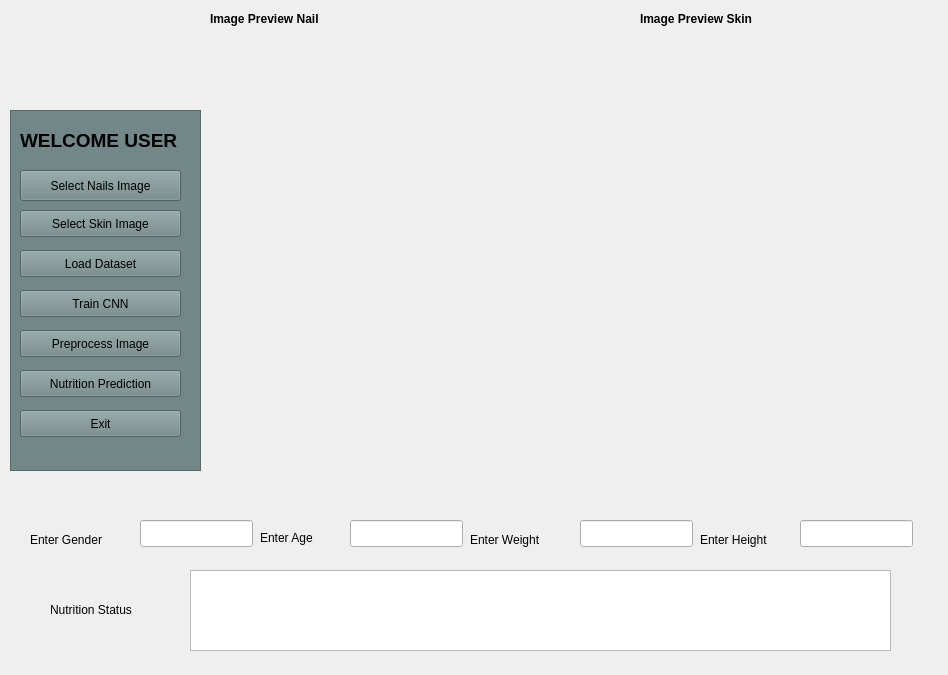
<?xml version="1.0" encoding="UTF-8"?>
<ui version="4.0">
 <class>Home</class>
 <widget class="QMainWindow" name="Home">
  <property name="geometry">
   <rect>
    <x>0</x>
    <y>0</y>
    <width>948</width>
    <height>675</height>
   </rect>
  </property>
  <property name="windowTitle">
   <string>MainWindow</string>
  </property>
  <widget class="QWidget" name="centralwidget">
   <widget class="QFrame" name="frame">
    <property name="geometry">
     <rect>
      <x>10</x>
      <y>110</y>
      <width>191</width>
      <height>361</height>
     </rect>
    </property>
    <property name="styleSheet">
     <string notr="true">border-color: rgb(0, 0, 0);
background-color: rgb(114, 135, 135);</string>
    </property>
    <property name="frameShape">
     <enum>QFrame::StyledPanel</enum>
    </property>
    <property name="frameShadow">
     <enum>QFrame::Raised</enum>
    </property>
    <widget class="QPushButton" name="pushButton">
     <property name="geometry">
      <rect>
       <x>10</x>
       <y>60</y>
       <width>161</width>
       <height>31</height>
      </rect>
     </property>
     <property name="text">
      <string>Select Nails Image</string>
     </property>
    </widget>
    <widget class="QPushButton" name="pushButton_2">
     <property name="geometry">
      <rect>
       <x>10</x>
       <y>140</y>
       <width>161</width>
       <height>27</height>
      </rect>
     </property>
     <property name="text">
      <string>Load Dataset</string>
     </property>
    </widget>
    <widget class="QPushButton" name="pushButton_3">
     <property name="geometry">
      <rect>
       <x>10</x>
       <y>180</y>
       <width>161</width>
       <height>27</height>
      </rect>
     </property>
     <property name="text">
      <string>Train CNN</string>
     </property>
    </widget>
    <widget class="QLabel" name="label_4">
     <property name="geometry">
      <rect>
       <x>10</x>
       <y>10</y>
       <width>161</width>
       <height>41</height>
      </rect>
     </property>
     <property name="font">
      <font>
       <pointsize>14</pointsize>
       <weight>75</weight>
       <bold>true</bold>
      </font>
     </property>
     <property name="text">
      <string>WELCOME USER</string>
     </property>
    </widget>
    <widget class="QPushButton" name="pushButton_5">
     <property name="geometry">
      <rect>
       <x>10</x>
       <y>300</y>
       <width>161</width>
       <height>27</height>
      </rect>
     </property>
     <property name="text">
      <string>Exit</string>
     </property>
    </widget>
    <widget class="QPushButton" name="pushButton_6">
     <property name="geometry">
      <rect>
       <x>10</x>
       <y>220</y>
       <width>161</width>
       <height>27</height>
      </rect>
     </property>
     <property name="text">
      <string>Preprocess Image</string>
     </property>
    </widget>
    <widget class="QPushButton" name="pushButton_7">
     <property name="geometry">
      <rect>
       <x>10</x>
       <y>260</y>
       <width>161</width>
       <height>27</height>
      </rect>
     </property>
     <property name="text">
      <string>Nutrition Prediction</string>
     </property>
    </widget>
    <widget class="QPushButton" name="pushButton_4">
     <property name="geometry">
      <rect>
       <x>10</x>
       <y>100</y>
       <width>161</width>
       <height>27</height>
      </rect>
     </property>
     <property name="text">
      <string>Select Skin Image</string>
     </property>
    </widget>
   </widget>
   <widget class="QLabel" name="label">
    <property name="geometry">
     <rect>
      <x>210</x>
      <y>10</y>
      <width>151</width>
      <height>17</height>
     </rect>
    </property>
    <property name="font">
     <font>
      <weight>75</weight>
      <bold>true</bold>
     </font>
    </property>
    <property name="text">
     <string>Image Preview Nail</string>
    </property>
   </widget>
   <widget class="QLabel" name="label_5">
    <property name="geometry">
     <rect>
      <x>220</x>
      <y>40</y>
      <width>311</width>
      <height>411</height>
     </rect>
    </property>
    <property name="text">
     <string/>
    </property>
   </widget>
   <widget class="QLabel" name="label_10">
    <property name="geometry">
     <rect>
      <x>900</x>
      <y>930</y>
      <width>161</width>
      <height>31</height>
     </rect>
    </property>
    <property name="text">
     <string>Disease Predictions</string>
    </property>
   </widget>
   <widget class="QTextEdit" name="textEdit_2">
    <property name="enabled">
     <bool>false</bool>
    </property>
    <property name="geometry">
     <rect>
      <x>1080</x>
      <y>900</y>
      <width>571</width>
      <height>121</height>
     </rect>
    </property>
   </widget>
   <widget class="QLabel" name="label_2">
    <property name="geometry">
     <rect>
      <x>260</x>
      <y>530</y>
      <width>81</width>
      <height>16</height>
     </rect>
    </property>
    <property name="text">
     <string>Enter Age</string>
    </property>
   </widget>
   <widget class="QLineEdit" name="lineEdit">
    <property name="geometry">
     <rect>
      <x>350</x>
      <y>520</y>
      <width>113</width>
      <height>27</height>
     </rect>
    </property>
   </widget>
   <widget class="QLabel" name="label_3">
    <property name="geometry">
     <rect>
      <x>470</x>
      <y>530</y>
      <width>101</width>
      <height>20</height>
     </rect>
    </property>
    <property name="text">
     <string>Enter Weight</string>
    </property>
   </widget>
   <widget class="QLineEdit" name="lineEdit_2">
    <property name="geometry">
     <rect>
      <x>580</x>
      <y>520</y>
      <width>113</width>
      <height>27</height>
     </rect>
    </property>
   </widget>
   <widget class="QLabel" name="label_6">
    <property name="geometry">
     <rect>
      <x>700</x>
      <y>530</y>
      <width>91</width>
      <height>20</height>
     </rect>
    </property>
    <property name="text">
     <string>Enter Height</string>
    </property>
   </widget>
   <widget class="QLineEdit" name="lineEdit_3">
    <property name="geometry">
     <rect>
      <x>800</x>
      <y>520</y>
      <width>113</width>
      <height>27</height>
     </rect>
    </property>
   </widget>
   <widget class="QLabel" name="label_7">
    <property name="geometry">
     <rect>
      <x>50</x>
      <y>600</y>
      <width>121</width>
      <height>20</height>
     </rect>
    </property>
    <property name="text">
     <string>Nutrition Status</string>
    </property>
   </widget>
   <widget class="QTextEdit" name="textEdit">
    <property name="geometry">
     <rect>
      <x>190</x>
      <y>570</y>
      <width>701</width>
      <height>81</height>
     </rect>
    </property>
   </widget>
   <widget class="QLabel" name="label_8">
    <property name="geometry">
     <rect>
      <x>640</x>
      <y>10</y>
      <width>151</width>
      <height>17</height>
     </rect>
    </property>
    <property name="font">
     <font>
      <weight>75</weight>
      <bold>true</bold>
     </font>
    </property>
    <property name="text">
     <string>Image Preview Skin</string>
    </property>
   </widget>
   <widget class="QLabel" name="label_9">
    <property name="geometry">
     <rect>
      <x>600</x>
      <y>40</y>
      <width>321</width>
      <height>411</height>
     </rect>
    </property>
    <property name="text">
     <string/>
    </property>
   </widget>
   <widget class="QLabel" name="label_11">
    <property name="geometry">
     <rect>
      <x>30</x>
      <y>530</y>
      <width>101</width>
      <height>20</height>
     </rect>
    </property>
    <property name="text">
     <string>Enter Gender</string>
    </property>
   </widget>
   <widget class="QLineEdit" name="lineEdit_4">
    <property name="geometry">
     <rect>
      <x>140</x>
      <y>520</y>
      <width>113</width>
      <height>27</height>
     </rect>
    </property>
   </widget>
  </widget>
 </widget>
 <resources/>
 <connections/>
</ui>
